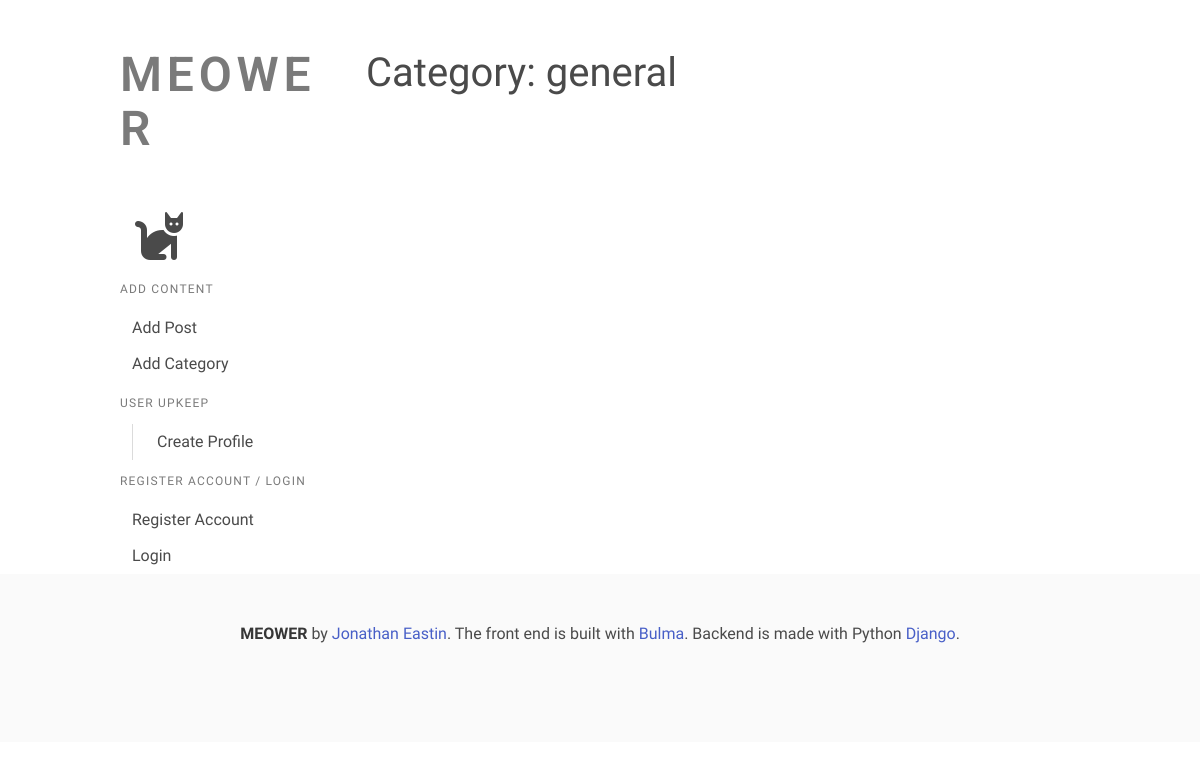
Before: /category/general/ with the older database file.
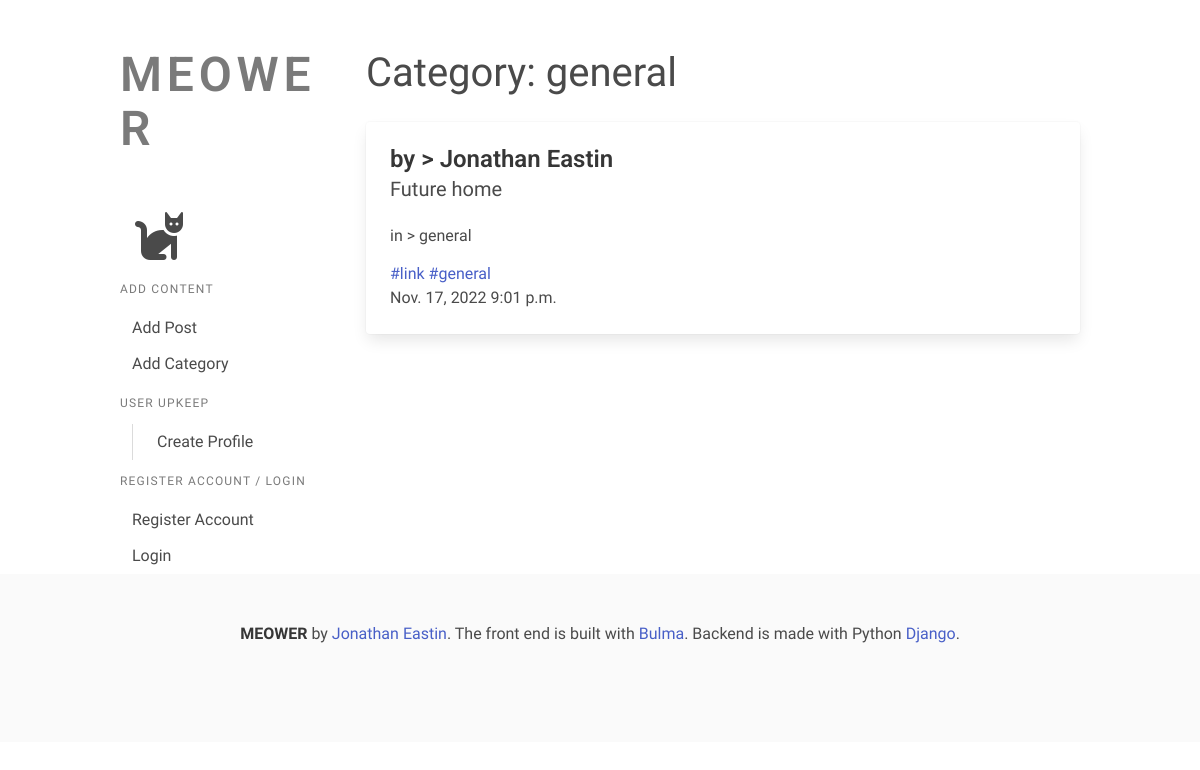
After: the same page with the newer database file.
### JonsBlog/models.py (models this page shows, shortened)
class Post(models.Model):
    title = models.CharField(max_length=255, default="Jon's Blog")
    header_image = models.ImageField(null=True, blank=True, upload_to='images/')
    title_tag = models.CharField(max_length=255)
    author = models.ForeignKey(User, on_delete=models.CASCADE)
    body = RichTextField(blank=True, null=True)
    publication_date = models.DateField(auto_now_add=True)
    publication_time = models.TimeField(auto_now_add=True)
    category = models.CharField(max_length=255, default="general")
    snippet = models.CharField(max_length=255)
    likes = models.ManyToManyField(User, related_name='blog_posts')

### JonsBlog/views.py (the view)
# urls.py: path('category/<str:cats>/', category_view, name='category'),
def category_view(req, cats):
    category_posts = Post.objects.filter(category=cats.replace('-', ' '))
    return render(req, 'categories.html', {'cats': cats.replace('-', ' '),
                                           'category_posts': category_posts})

### JonsBlog/templates/categories.html
{% extends 'base.html' %}
{% block content %}
    <ul>
        <h2 class="subtitle is-2 is-spaced">Category: {{ cats }}</h2>
        {% for post in category_posts %}
            <div class="card">
                <div class="card-content">
                    <div class="media">
                        <div class="media-content">
                            <p class="title is-4">by > {{ post.author.first_name }} {{ post.author.last_name }}</p>
                            <p class="subtitle is-5">{{ post.title_tag }}</p>
                        </div>
                    </div>
                    <div class="content">
                        <p class="subtitle is-6">in > {{ post.category }}</p>
                        <a href="{% url 'article-detail' post.pk %}">#link</a> <a href="">#{{ post.category }}</a>
                        <br>
                        <time datetime="2016-1-1">{{ post.publication_date }} {{ post.publication_time }}</time>
                    </div>
                </div>
            </div>
        {% endfor %}
    </ul>
{% endblock %}

### JonsBlog/templates/base.html (shortened to what this page needs)
<!DOCTYPE html>
<html lang="en">
<head>
    <link rel="stylesheet" href="https://cdn.jsdelivr.net/npm/bulma@0.9.4/css/bulma.min.css">
    <link href="../../static/JonsBlog/css/stylesheet.css" rel="stylesheet">
    <link href="../../../static/JonsBlog/css/stylesheet.css" rel="stylesheet">
</head>
<body>
<div class="container mt-6">
    <div class="columns">
        <div class="column">
            <aside class="menu">
                <p class="menu-label title is-1">
                    Meower
                </p>
                <ul class="menu-list">
                    <li>
                        <a href="{% url 'home' %}"><i class="fa-solid fa-cat fa-3x"></i></a>
                    </li>
                </ul>
                <p class="menu-label">
                    Add Content
                </p>
                <ul class="menu-list">
                    <li>
                        <a href="{% url 'add-post' %}">Add Post</a>
                    </li>
                    <li>
                        <a href="{% url 'add-category' %}">Add Category</a>
                    </li>
                </ul>
                <p class="menu-label">
                    User Upkeep
                </p>
                {% if user.profile.id %}
                    <ul class="menu-list">
                        <li>
                            <p>{{ user.first_name }} Profile</p>
                            <ul>
                                <li>
                                    <a href="{% url 'show_profile' user.profile.id %}">Show Profile</a>
                                </li>
                                <li>
                                    <a href="{% url 'edit_profile' user.profile.id %}">Edit Profile</a>
                                </li>
                            </ul>
                        </li>
                    </ul>
                {% else %}
                    <ul class="menu-list">
                        <li>
                            <ul>
                                <li>
                                    <a href="{% url 'create_profile' %}">Create Profile</a>
                                </li>
                            </ul>
                        </li>
                    </ul>
                {% endif %}
                {% if user.id %}
                    <p class="menu-label">
                        Edit Account / Logout
                    </p>
                    <ul class="menu-list">
                        <li>
                            <a href="{% url 'edit_settings' %}">Edit Settings</a>
                        </li>
                        <li>
                            <a href="{% url 'logout' %}">Logout</a>
                        </li>
                    </ul>
                {% else %}
                    <p class="menu-label">
                        Register Account / Login
                    </p>
                    <ul class="menu-list">
                        <li>
                            <a href="{% url 'register' %}">Register Account</a>
                        </li>
                        <li>
                            <a href="{% url 'login' %}">Login</a>
                        </li>
                    </ul>
                {% endif %}
            </aside>
        </div>
        <div class="column is-three-quarters">
            <div class="container">
                {% block content %}
                {% endblock %}
            </div>
        </div>
    </div>
</div>
<footer class="footer mt-auto">
    <div class="content has-text-centered">
        <p>
            <strong>MEOWER</strong> by <a href="#">Jonathan Eastin</a>. The front end is built
            with <a href="https://bulma.io">Bulma</a>. Backend is made with Python <a
                href="https://www.djangoproject.com">Django</a>.
        </p>
    </div>
</footer>
</body>
</html>

### static/JonsBlog/css/stylesheet.css (style rules this page uses)
.title, .card-header-title { font-family: Roboto, sans-serif; }
.subtitle, .card-header-author { font-family: Lobster, cursive; }
p, span, .content, a { font-family: Raleway, sans-serif; }

Changed rows visible on the page:
added Post: category "general", author.first_name "Jonathan", author.last_name "Eastin", title_tag "Future home", publication_date "Nov. 17, 2022", publication_time "9:01 p.m."
Other visible differences:
{{ cats }}: "general" → (not shown)
